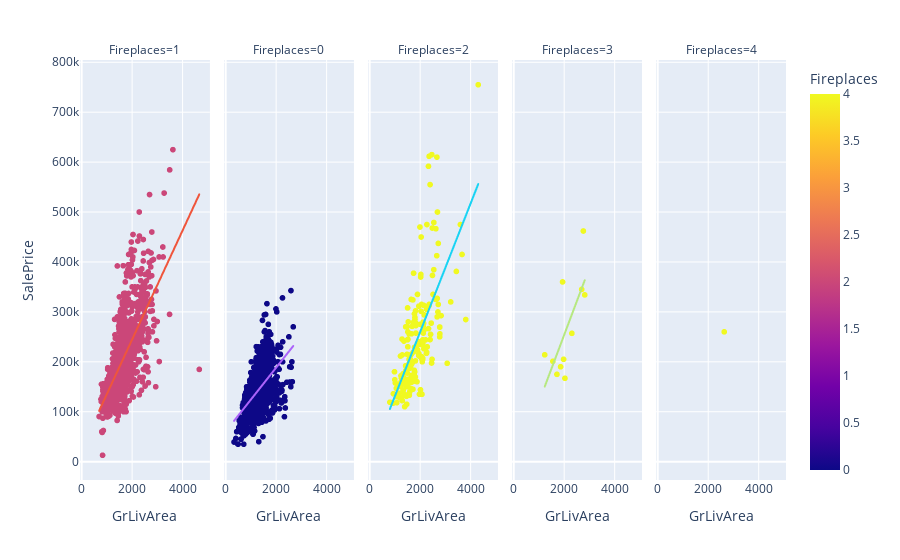

Notebook source saved alongside this figure:
### Code cell
fig = px.scatter(ah,x='GrLivArea',y='SalePrice',facet_col='Fireplaces',color='Fireplaces',trendline='ols')
fig.show()

### Figure 1 — Plotly figure (JSON) as saved in the notebook; plotly's stock layout.template omitted (floating-point values rounded to 4 significant figures; data arrays with more than 128 entries replaced by an {"elided": "..."} marker saying what was removed)
{"data": [{"hovertemplate": "Fireplaces=%{marker.color}<br>GrLivArea=%{x}<br>SalePrice=%{y}<extra></extra>", "legendgroup": "", "marker": {"color": {"elided": "1132 int values"}, "coloraxis": "coloraxis", "symbol": "circle"}, "mode": "markers", "name": "", "showlegend": false, "type": "scattergl", "x": {"elided": "1132 int values"}, "xaxis": "x", "y": {"elided": "1132 int values"}, "yaxis": "y"}, {"hovertemplate": "<b>OLS trendline</b><br>SalePrice = 108.93 * GrLivArea + 26106.1<br>R<sup>2</sup>=0.457052<br><br>Fireplaces=1<br>GrLivArea=%{x}<br>SalePrice=%{y} <b>(trend)</b><extra></extra>", "legendgroup": "", "marker": {"symbol": "circle"}, "mode": "lines", "name": "", "showlegend": false, "type": "scattergl", "x": {"elided": "1132 int values"}, "xaxis": "x", "y": {"elided": "1132 float values"}, "yaxis": "y"}, {"hovertemplate": "Fireplaces=%{marker.color}<br>GrLivArea=%{x}<br>SalePrice=%{y}<extra></extra>", "legendgroup": "", "marker": {"color": {"elided": "1241 int values"}, "coloraxis": "coloraxis", "symbol": "circle"}, "mode": "markers", "name": "", "showlegend": false, "type": "scattergl", "x": {"elided": "1241 int values"}, "xaxis": "x2", "y": {"elided": "1241 int values"}, "yaxis": "y2"}, {"hovertemplate": "<b>OLS trendline</b><br>SalePrice = 63.7488 * GrLivArea + 60362<br>R<sup>2</sup>=0.320536<br><br>Fireplaces=0<br>GrLivArea=%{x}<br>SalePrice=%{y} <b>(trend)</b><extra></extra>", "legendgroup": "", "marker": {"symbol": "circle"}, "mode": "lines", "name": "", "showlegend": false, "type": "scattergl", "x": {"elided": "1241 int values"}, "xaxis": "x2", "y": {"elided": "1241 float values"}, "yaxis": "y2"}, {"hovertemplate": "Fireplaces=%{marker.color}<br>GrLivArea=%{x}<br>SalePrice=%{y}<extra></extra>", "legendgroup": "", "marker": {"color": {"elided": "195 int values"}, "coloraxis": "coloraxis", "symbol": "circle"}, "mode": "markers", "name": "", "showlegend": false, "type": "scattergl", "x": {"elided": "195 int values"}, "xaxis": "x3", "y": {"elided": "195 int values"}, "yaxis": "y3"}, {"hovertemplate": "<b>OLS trendline</b><br>SalePrice = 128.336 * GrLivArea + 2195.81<br>R<sup>2</sup>=0.462620<br><br>Fireplaces=2<br>GrLivArea=%{x}<br>SalePrice=%{y} <b>(trend)</b><extra></extra>", "legendgroup": "", "marker": {"symbol": "circle"}, "mode": "lines", "name": "", "showlegend": false, "type": "scattergl", "x": {"elided": "195 int values"}, "xaxis": "x3", "y": {"elided": "195 float values"}, "yaxis": "y3"}, {"hovertemplate": "Fireplaces=%{marker.color}<br>GrLivArea=%{x}<br>SalePrice=%{y}<extra></extra>", "legendgroup": "", "marker": {"color": [3, 3, 3, 3, 3, 3, 3, 3, 3, 3, 3], "coloraxis": "coloraxis", "symbol": "circle"}, "mode": "markers", "name": "", "showlegend": false, "type": "scattergl", "x": [2039, 1235, 2826, 2772, 1944, 2315, 1721, 1560, 2704, 1867, 1986], "xaxis": "x4", "y": [167000, 214000, 334000, 462000, 360000, 257000, 174850, 201000, 345000, 190000, 205000], "yaxis": "y4"}, {"hovertemplate": "<b>OLS trendline</b><br>SalePrice = 133.985 * GrLivArea + -15241.3<br>R<sup>2</sup>=0.516420<br><br>Fireplaces=3<br>GrLivArea=%{x}<br>SalePrice=%{y} <b>(trend)</b><extra></extra>", "legendgroup": "", "marker": {"symbol": "circle"}, "mode": "lines", "name": "", "showlegend": false, "type": "scattergl", "x": [1235, 1560, 1721, 1867, 1944, 1986, 2039, 2315, 2704, 2772, 2826], "xaxis": "x4", "y": [150200.0, 193800.0, 215300.0, 234900.0, 245200.0, 250900.0, 258000.0, 294900.0, 347100.0, 356200.0, 363400.0], "yaxis": "y4"}, {"hovertemplate": "Fireplaces=%{marker.color}<br>GrLivArea=%{x}<br>SalePrice=%{y}<extra></extra>", "legendgroup": "", "marker": {"color": [4], "coloraxis": "coloraxis", "symbol": "circle"}, "mode": "markers", "name": "", "showlegend": false, "type": "scattergl", "x": [2646], "xaxis": "x5", "y": [260000], "yaxis": "y5"}, {"hovertemplate": "Fireplaces=4<extra></extra>", "legendgroup": "", "marker": {"symbol": "circle"}, "mode": "lines", "name": "", "showlegend": false, "type": "scattergl", "xaxis": "x5", "yaxis": "y5"}], "layout": {"annotations": [{"font": {}, "showarrow": false, "text": "Fireplaces=1", "x": 0.092, "xanchor": "center", "xref": "paper", "y": 1, "yanchor": "bottom", "yref": "paper"}, {"font": {}, "showarrow": false, "text": "Fireplaces=0", "x": 0.296, "xanchor": "center", "xref": "paper", "y": 1, "yanchor": "bottom", "yref": "paper"}, {"font": {}, "showarrow": false, "text": "Fireplaces=2", "x": 0.5, "xanchor": "center", "xref": "paper", "y": 1, "yanchor": "bottom", "yref": "paper"}, {"font": {}, "showarrow": false, "text": "Fireplaces=3", "x": 0.704, "xanchor": "center", "xref": "paper", "y": 1, "yanchor": "bottom", "yref": "paper"}, {"font": {}, "showarrow": false, "text": "Fireplaces=4", "x": 0.908, "xanchor": "center", "xref": "paper", "y": 1, "yanchor": "bottom", "yref": "paper"}], "autosize": true, "coloraxis": {"colorbar": {"title": {"text": "Fireplaces"}}, "colorscale": [[0, "#0d0887"], [0.1111, "#46039f"], [0.2222, "#7201a8"], [0.3333, "#9c179e"], [0.4444, "#bd3786"], [0.5556, "#d8576b"], [0.6667, "#ed7953"], [0.7778, "#fb9f3a"], [0.8889, "#fdca26"], [1, "#f0f921"]]}, "legend": {"tracegroupgap": 0}, "margin": {"t": 60}, "xaxis": {"anchor": "y", "autorange": true, "domain": [0, 0.184], "range": [-7.294, 5017.0], "title": {"text": "GrLivArea"}, "type": "linear"}, "xaxis2": {"anchor": "y2", "autorange": true, "domain": [0.204, 0.388], "matches": "x", "range": [-7.294, 5017.0], "title": {"text": "GrLivArea"}, "type": "linear"}, "xaxis3": {"anchor": "y3", "autorange": true, "domain": [0.408, 0.592], "matches": "x", "range": [-7.294, 5017.0], "title": {"text": "GrLivArea"}, "type": "linear"}, "xaxis4": {"anchor": "y4", "autorange": true, "domain": [0.612, 0.796], "matches": "x", "range": [-7.294, 5017.0], "title": {"text": "GrLivArea"}, "type": "linear"}, "xaxis5": {"anchor": "y5", "autorange": true, "domain": [0.816, 1], "matches": "x", "range": [-7.294, 5017.0], "title": {"text": "GrLivArea"}, "type": "linear"}, "yaxis": {"anchor": "x", "autorange": true, "domain": [0, 1], "range": [-44680.0, 812500.0], "title": {"text": "SalePrice"}, "type": "linear"}, "yaxis2": {"anchor": "x2", "autorange": true, "domain": [0, 1], "matches": "y", "range": [-44680.0, 812500.0], "showticklabels": false, "type": "linear"}, "yaxis3": {"anchor": "x3", "autorange": true, "domain": [0, 1], "matches": "y", "range": [-44680.0, 812500.0], "showticklabels": false, "type": "linear"}, "yaxis4": {"anchor": "x4", "autorange": true, "domain": [0, 1], "matches": "y", "range": [-44680.0, 812500.0], "showticklabels": false, "type": "linear"}, "yaxis5": {"anchor": "x5", "autorange": true, "domain": [0, 1], "matches": "y", "range": [-44680.0, 812500.0], "showticklabels": false, "type": "linear"}}}
